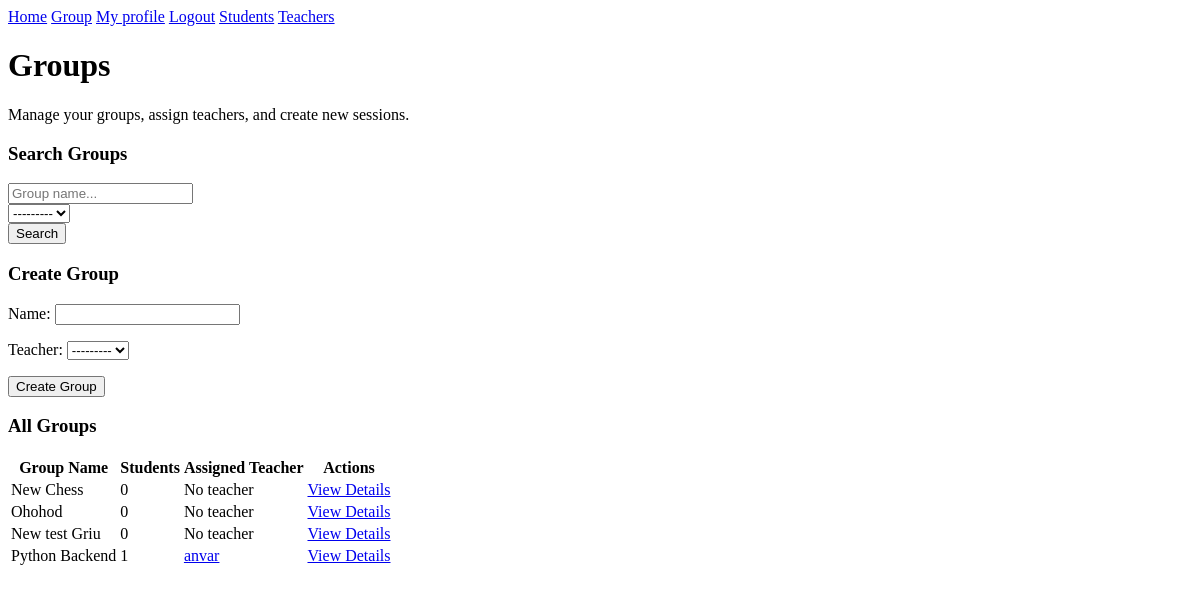
The page /manager/groups (signed in) on the database as committed earlier.
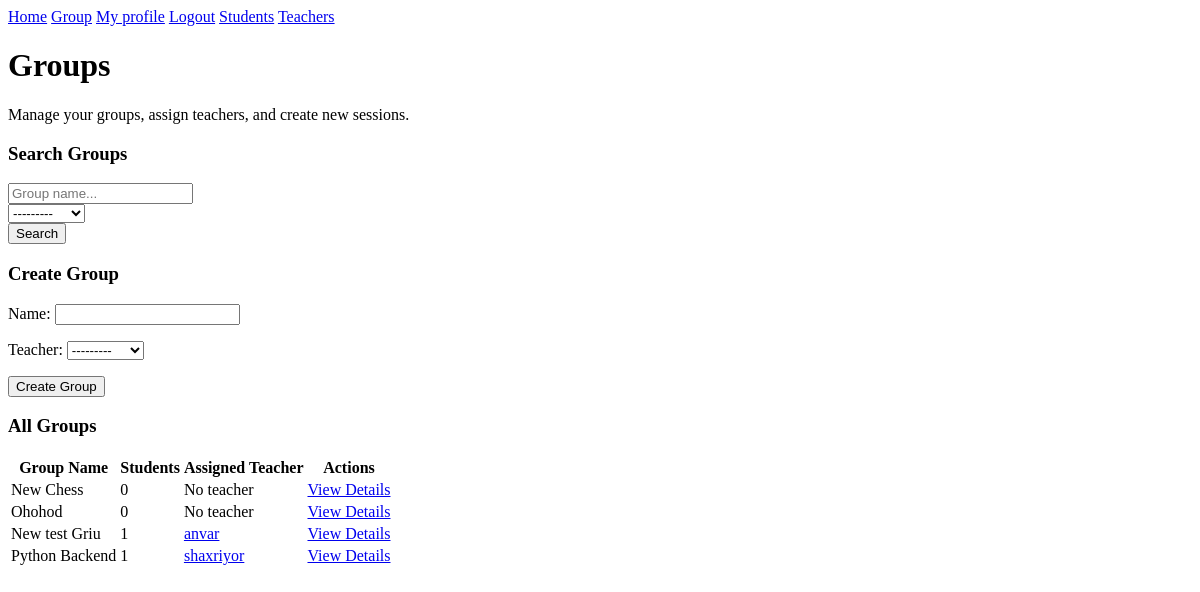
The same page on the database as committed later.
### manager/models.py (models this page shows, shortened)
class Group(models.Model):
    name = models.CharField(max_length=100)
    manager = models.ForeignKey(CustomUser, on_delete=models.SET_NULL, null=True, limit_choices_to={'role': 'MANAGER'})
    teacher = models.ForeignKey(CustomUser, on_delete=models.SET_NULL, null=True, limit_choices_to={'role': 'TEACHER'}, related_name='group_teacher')
    students = models.ManyToManyField(CustomUser,  limit_choices_to={'role': 'STUDENT'}, related_name='enrolled_groups')

### home/models.py (models this page shows)
class CustomUser(AbstractUser):
    ROLE_CHOICES = (
        ('MANAGER', 'Manager'),
        ('TEACHER', 'Teacher'),
        ('STUDENT', 'Student'),
    )
    role = models.CharField(max_length=10, choices=ROLE_CHOICES, default='STUDENT')
    phone_num = models.CharField(max_length=12, blank=True, null=True)
    profile_img = models.ImageField(upload_to='avtrs/', default='default_user.jpg', blank=True)

### manager/views.py (the view, shortened to what this page needs)
# urls.py: path('groups', CreateGroupView.as_view(), name='mg-group-list'),
class CreateGroupView(LoginRequiredMixin, View):
    def get(self, request):
        access_check = is_manager(request)
        if access_check:
            return access_check
        groups = Group.objects.all().order_by('-id')
        search_query = request.GET.get('group-name', '')
        teacher = request.GET.get('teacher')
        if search_query:
            groups = groups.filter(Q(name__icontains=search_query) & Q(teacher=teacher))
        form = GroupForm()
        return render(request, 'manager/group-list.html', {'groups': groups, 'form': form})

### manager/forms.py
class GroupForm(forms.ModelForm):
    class Meta:
        model = Group
        fields = ['name', 'teacher']

### manager/views.py (called while the page is built)
def is_manager(request):
    if request.user.role != 'MANAGER':
        return redirect('no-access')
    return None

### templates/manager/group-list.html (shortened to what this page needs)
{% extends 'mg-base.html' %}
{% block content %}
<div class="mb-8">
    <h1 class="text-2xl font-bold text-white mb-2">Groups</h1>
    <p class="text-slate-400">Manage your groups, assign teachers, and create new sessions.</p>
</div>
<div class="grid grid-cols-1 lg:grid-cols-4 gap-6">
    <div class="lg:col-span-1 space-y-6">
        <div class="bg-slate-800 border border-slate-700 rounded-xl p-6">
            <h3 class="font-bold text-white mb-4">Search Groups</h3>
            <form method="GET" class="space-y-3">
                <input type="text" name="group-name" placeholder="Group name..." class="w-full bg-slate-900 border border-slate-700 rounded p-2 text-sm text-slate-200 focus:ring-2 focus:ring-blue-500 outline-none">
                <div class="text-slate-200 text-sm [&>select]:w-full [&>select]:bg-slate-900 [&>select]:border [&>select]:border-slate-700 [&>select]:rounded [&>select]:p-2 [&>select]:text-sm">
                    {{ form.teacher }}
                </div>
                <button type="submit" name="action" value="search" class="w-full bg-slate-700 hover:bg-slate-600 text-white py-2 rounded text-sm font-semibold transition">Search</button>
            </form>
        </div>
        <div class="bg-slate-800 border border-slate-700 rounded-xl p-6">
            <h3 class="font-bold text-white mb-4">Create Group</h3>
            <form method="POST" class="space-y-3">
                <div class="text-slate-200 text-sm space-y-2 [&>p>label]:block [&>p>label]:text-xs [&>p>label]:text-slate-400 [&>p>label]:mb-1 [&>p>input]:w-full [&>p>input]:bg-slate-900 [&>p>input]:border [&>p>input]:border-slate-700 [&>p>input]:rounded [&>p>input]:p-2 [&>p>select]:w-full [&>p>select]:bg-slate-900 [&>p>select]:border [&>p>select]:border-slate-700 [&>p>select]:rounded [&>p>select]:p-2">
                    {{ form.as_p }}
                </div>
                <button type="submit" name="action" value="create" class="w-full bg-emerald-600 hover:bg-emerald-500 text-white py-2 rounded text-sm font-semibold transition">Create Group</button>
            </form>
        </div>
    </div>
    <div class="lg:col-span-3 bg-slate-800 border border-slate-700 rounded-xl overflow-hidden">
        <div class="px-6 py-4 border-b border-slate-700">
            <h3 class="font-bold text-white">All Groups</h3>
        </div>
        <table class="w-full text-left text-sm text-slate-300">
            <thead class="bg-slate-900 text-slate-400 uppercase text-xs font-semibold">
                <tr>
                    <th class="px-6 py-4">Group Name</th>
                    <th class="px-6 py-4">Students</th>
                    <th class="px-6 py-4">Assigned Teacher</th>
                    <th class="px-6 py-4 text-right">Actions</th>
                </tr>
            </thead>
            <tbody class="divide-y divide-slate-700">
                {% for group in groups %}
                <tr class="hover:bg-slate-750 transition-colors">
                    <td class="px-6 py-4 font-medium text-white">{{ group.name }}</td>
                    <td class="px-6 py-4">{{ group.students.count }}</td>
                    <td class="px-6 py-4">
                        {% if group.teacher %}
                            <a href="{% url 'mg-teacher-profile' group.teacher.username %}" class="text-blue-400 hover:text-blue-300">{{ group.teacher }}</a>
                        {% else %}
                            <span class="text-slate-500 italic">No teacher</span>
                        {% endif %}
                    </td>
                    <td class="px-6 py-4 text-right">
                        <a href="{% url 'mg-group-detail' group.pk %}" class="text-indigo-400 hover:text-indigo-300">View Details</a>
                    </td>
                </tr>
                {% empty %}
                <tr>
                    <td colspan="4" class="py-10 text-center text-slate-500">No groups found.</td>
                </tr>
                {% endfor %}
            </tbody>
        </table>
    </div>
</div>
{% endblock %}

Rows that differ between the two databases and show on the page:
changed Group "New test Griu": students.count "0" → "1"; teacher (not shown) → "anvar"; no longer shows "No teacher"
changed Group "Python Backend": teacher "anvar" → "shaxriyor"
